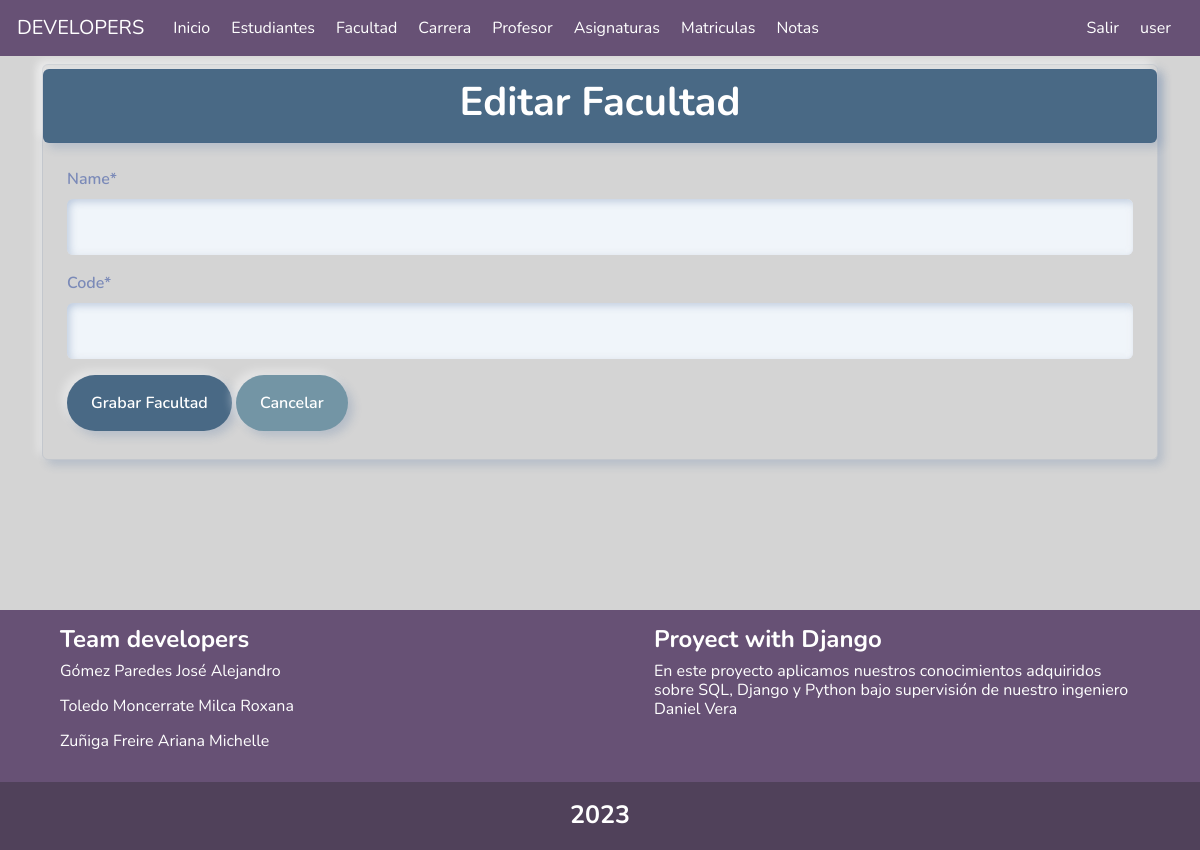
Page /faculty/update/3/ (signed in) on the earlier database version.
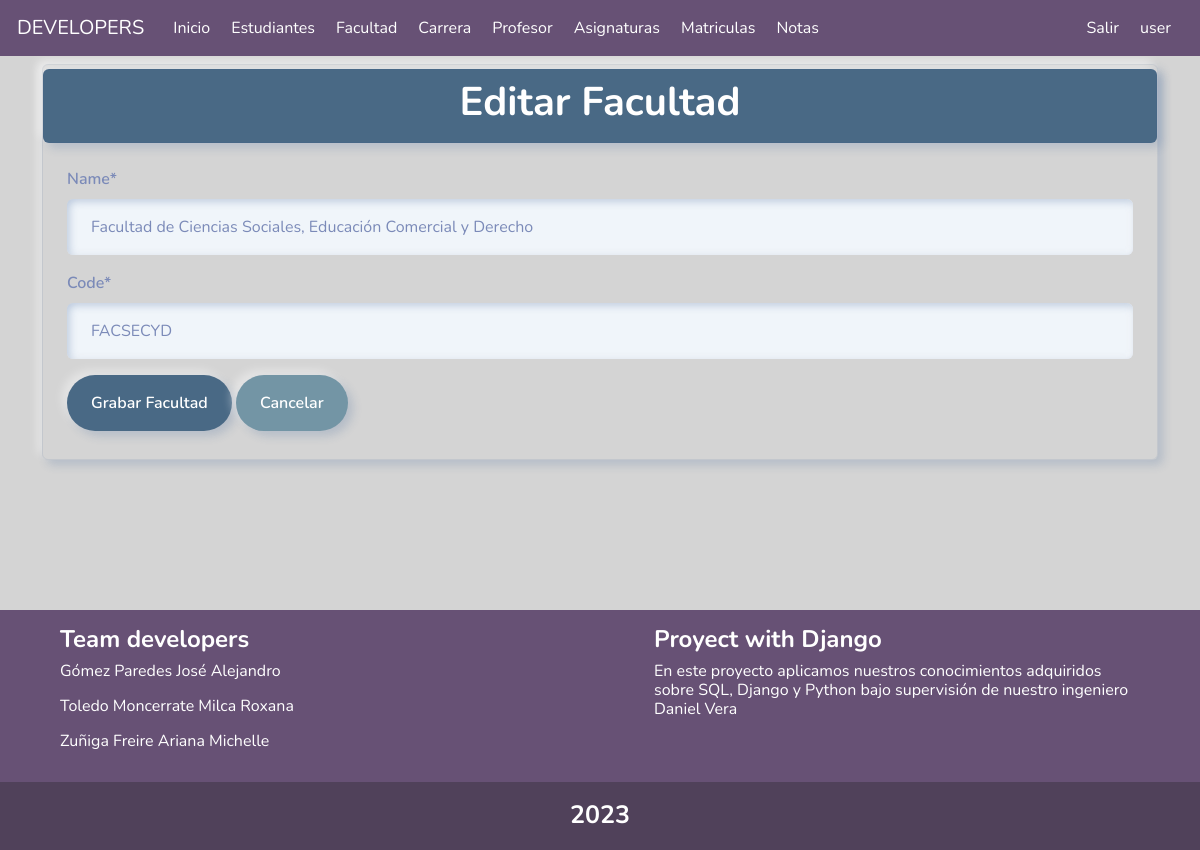
Same page on the later database version.
### notas/models.py (models this page shows)
class Faculty(models.Model):
    name = models.CharField(verbose_name="name", max_length=200)
    code = models.CharField(verbose_name="code", max_length=20)
    is_active = models.BooleanField(verbose_name="is_active", default=True)
    class Meta:
        verbose_name = ('Faculty')
        verbose_name_plural = ('Faculties')
        ordering = ('name',)
    def __str__(self):
        return f"{self.name}"

### notas/facultad.py (the view, shortened to what this page needs)
@login_required
def update_faculty(request, id):
    faculty = Faculty.objects.filter(id=id).first()
    form = None
    print(faculty)
    if request.method == "GET":
        form = FacultyForm(instance=faculty)
        context = {'title': 'Editar Facultad', 'form': form, 'error': ''}
        return render(request, 'facultad/create_faculty.html', context)

### notas/forms.py
class FacultyForm(ModelForm):
    class Meta:
        model = Faculty
        fields = ['name', 'code']

### notas/templates/facultad/create_faculty.html (shortened to what this page needs)
{% extends "base.html" %}
{% load static %}
{% load crispy_forms_tags %}
{% block content%}
<div class="container">
    <div class="py-1 mt-2 border border-1 shadow rounded ">
        <div class="py-2 border border-1 shadow rounded text-center color">
            <h1 class="fw-bold text-white text-success">{{title}}</h1>
        </div>
        <form method="POST" class="m-4">
            {{form|crispy}}
            <button class="btn color text-white" type="submit">Grabar Facultad</button>
            <a class="btn botones text-white" href="/faculty/">Cancelar</a>
        </form>
    </div>
</div>
{% endblock content %}

Differences in the rows shown:
added Faculty: name "Facultad de Ciencias Sociales, Educación Comercial y Derecho", code "FACSECYD"
